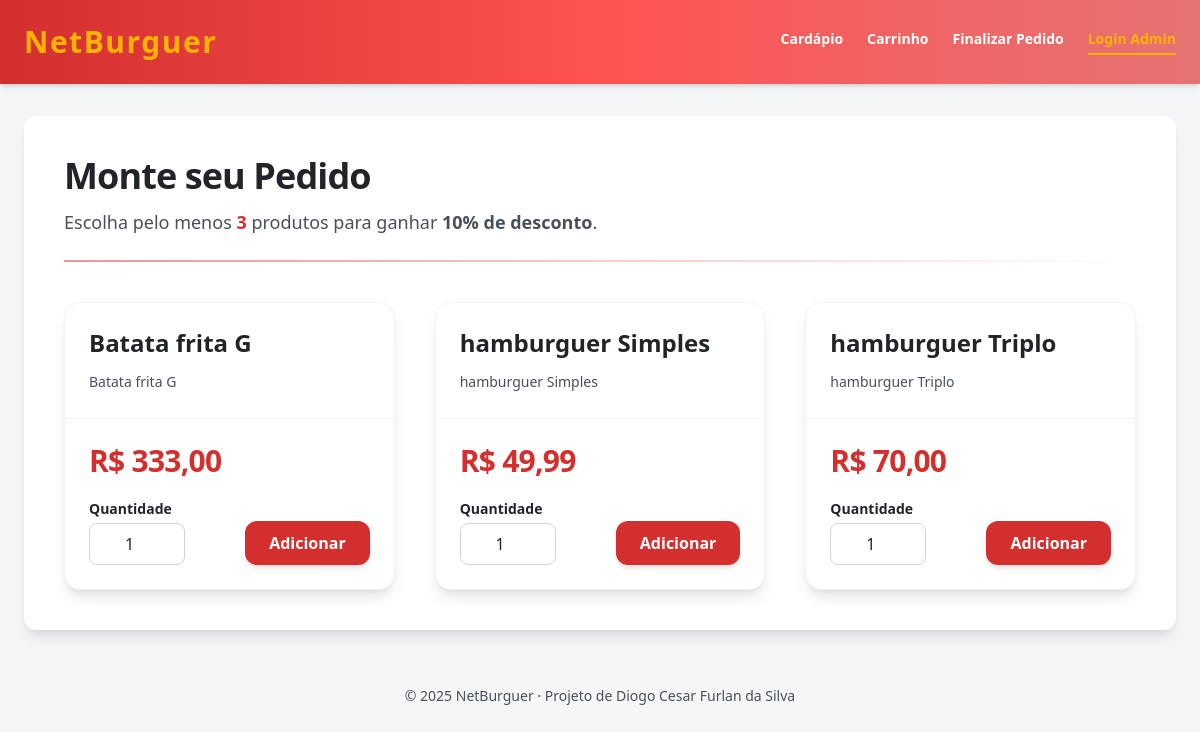
Before: / with the older database file.
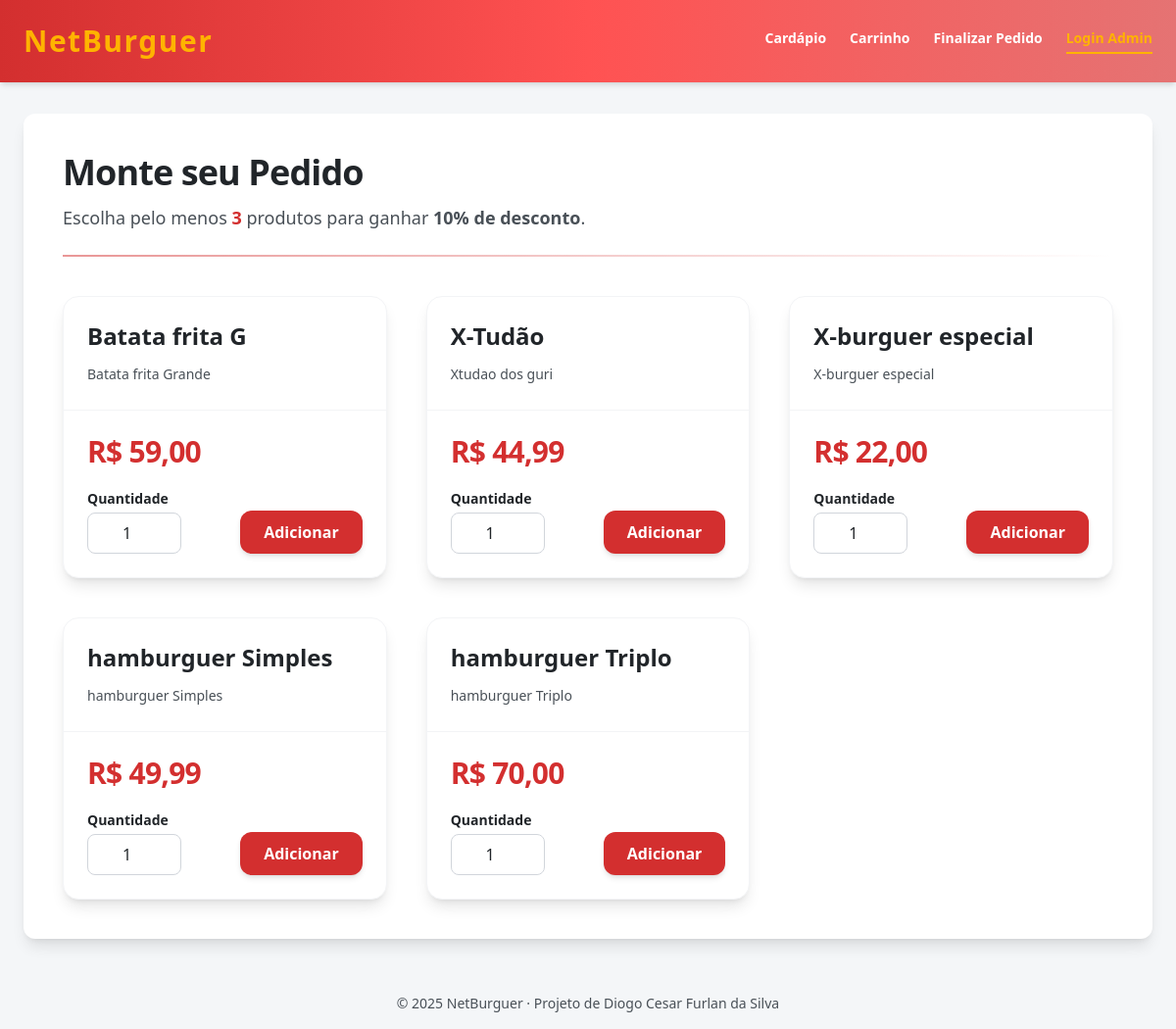
After: the same page with the newer database file.
### cardapio/models.py (models this page shows, shortened)
class Produto(models.Model):
    nome = models.CharField(max_length=100, verbose_name="Nome do Item")
    descricao = models.TextField(verbose_name="Descrição Detalhada")
    preco = models.DecimalField(max_digits=6, decimal_places=2, verbose_name="Preço Unitário")
    class Meta:
        verbose_name = "Produto"
        verbose_name_plural = "Produtos"
        ordering = ['nome']

### cardapio/views.py (the view, shortened to what this page needs)
# urls.py: path('', views.menu_cardapio, name='menu_cardapio'),
def menu_cardapio(request):
    try:
        produtos = Produto.objects.all()
    except Exception:
        return HttpResponseServerError(
            'Erro ao carregar cardapio. Tente novamente mais tarde.'
        )
    return render(
        request,
        'cliente/menu.html',
        {'produtos': produtos, 'combo_minimo': Carrinho.QTD_MINIMA_COMBO},
    )

### templates/cliente/menu.html (shortened to what this page needs)
{% extends "base.html" %}
{% block content %}
<h2 class="text-4xl font-extrabold text-preto-texto mb-3 tracking-tight">
    Monte seu Pedido
</h2>
<p class="text-cinza-texto text-lg mb-6">
    Escolha pelo menos
    <strong class="text-vermelho-principal font-bold">{{ combo_minimo }}</strong>
    produtos para ganhar <span class="font-semibold">10% de desconto</span>.
</p>
<div class="w-full h-[2px] bg-gradient-to-r from-vermelho-principal/50 to-transparent mb-10"></div>
{% if mensagem_erro %}
    <div class="p-4 rounded-xl font-semibold bg-red-100 text-red-700 border border-red-300 shadow">
        {{ mensagem_erro }}
    </div>
{% else %}
    <div class="grid grid-cols-1 md:grid-cols-2 lg:grid-cols-3 gap-10">
        {% for produto in produtos %}
            <div class="group bg-white rounded-2xl shadow-lg border border-gray-100
                        hover:shadow-2xl hover:-translate-y-1 transition-all duration-300 overflow-hidden">
                <div class="p-6 border-b border-gray-100">
                    <div class="flex items-center justify-between mb-3">
                        <h3 class="text-2xl font-bold text-preto-texto group-hover:text-vermelho-principal transition">
                            {{ produto.nome }}
                        </h3>
                    </div>
                    <p class="text-cinza-texto text-sm leading-relaxed">
                        {{ produto.descricao }}
                    </p>
                </div>
                <div class="p-6">
                    <p class="text-3xl font-extrabold text-vermelho-principal mb-5 tracking-tight">
                        R$ {{ produto.preco|floatformat:2 }}
                    </p>
                    <form action="{% url 'adicionar_ao_carrinho' produto.id %}" method="post">
                        <div class="flex items-end justify-between gap-4">
                            <div class="flex flex-col">
                                <label for="quantidade-{{ produto.id }}"
                                       class="font-semibold text-sm text-preto-texto mb-1">
                                    Quantidade
                                </label>
                                <input
                                    type="number"
                                    id="quantidade-{{ produto.id }}"
                                    name="quantidade"
                                    value="1"
                                    min="1"
                                    class="w-24 px-3 py-2 border border-gray-300 rounded-lg text-center
                                           focus:outline-none focus:ring-2 focus:ring-vermelho-principal/40
                                           focus:border-vermelho-principal transition duration-150"
                                >
                            </div>
                            <button
                                type="submit"
                                class="py-2.5 px-6 font-bold rounded-xl shadow-md
                                       bg-vermelho-principal text-white
                                       hover:bg-vermelho-escuro transition-all duration-300
                                       hover:shadow-lg hover:-translate-y-0.5">
                                Adicionar
                            </button>
                        </div>
                    </form>
                </div>
            </div>
        {% endfor %}
    </div>
{% endif %}
{% endblock %}

### templates/base.html (shortened to what this page needs)
{% load static %}
<!DOCTYPE html>
<html lang="pt-br">
<head>
    <script src="https://cdn.tailwindcss.com"></script>
    </head>
<body class="font-sans bg-cinza-fundo text-preto-texto antialiased">
    <header class="sticky top-0 z-50 flex items-center justify-between p-4 md:p-6 shadow-md
                   bg-gradient-to-r from-vermelho-principal via-[#ff5252] to-vermelho-destaque text-white">
        <div class="logo flex flex-col">
            <span class="text-3xl font-black tracking-wider text-amarelo-principal">NetBurguer</span>
            </div>
        <nav class="nav flex flex-wrap gap-x-6 gap-y-2 text-sm font-semibold">
            <a href="{% url 'menu_cardapio' %}" class="pb-1 border-b-2 border-transparent hover:border-amarelo-principal transition duration-300">Cardápio </a>
            <a href="{% url 'carrinho_detalhe' %}" class="pb-1 border-b-2 border-transparent hover:border-amarelo-principal transition duration-300">Carrinho</a>
            <a href="{% url 'finalizar_pedido' %}" class="pb-1 border-b-2 border-transparent hover:border-amarelo-principal transition duration-300">Finalizar Pedido</a>
            {% if request.user.is_authenticated %}
                <a href="{% url 'admin_painel' %}" class="pb-1 border-b-2 border-transparent hover:border-amarelo-principal transition duration-300">Painel</a>
                <a href="{% url 'admin_logout' %}" class="text-amarelo-principal pb-1 border-b-2 border-amarelo-principal hover:border-amarelo-principal/70 transition duration-300">Sair</a>
            {% else %}
                <a href="{% url 'admin_login' %}" class="text-amarelo-principal pb-1 border-b-2 border-amarelo-principal hover:border-amarelo-principal/70 transition duration-300">Login Admin</a>
            {% endif %}
        </nav>
    </header>
    <main class="container max-w-6xl mx-auto mt-8 mb-10 bg-white p-6 md:p-10 rounded-xl shadow-lg">
        {% block content %}{% endblock %}
    </main>
    <footer class="text-center p-4 text-sm text-cinza-texto mt-10">
        &copy; 2025 NetBurguer &middot; Projeto de Diogo Cesar Furlan da Silva
    </footer>
</body>
</html>

Changed rows visible on the page:
changed Produto "Batata frita G": descricao "Batata frita G" → "Batata frita Grande"; preco "333,00" → "59,00"
added Produto: nome "X-Tudão", descricao "Xtudao dos guri", preco "44,99", quantidade "1"
added Produto: nome "X-burguer especial", descricao "X-burguer especial", preco "22,00", quantidade "1"
